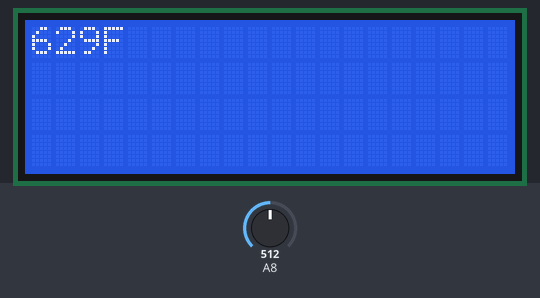
This sketch was run on a simulated Arduino Mega 2560, built with avr-gcc and run on an emulated ATmega2560. Parts: 20×4 character LCD. The test bench sets the inputs (shaded band); at power-on: A8 = 512. What the sketch prints to the serial monitor is not drawn.

Above: at 1.2 s.
1.3 s: A8 set to 716
At 5.6 s:
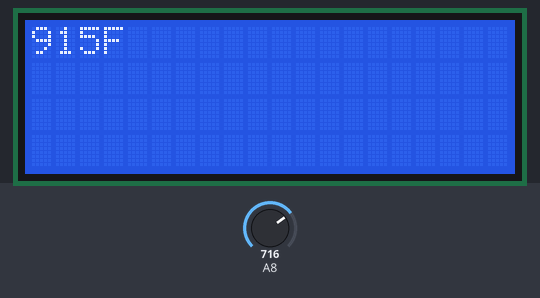
7.3 s: A8 set to 900
At 10.9 s:
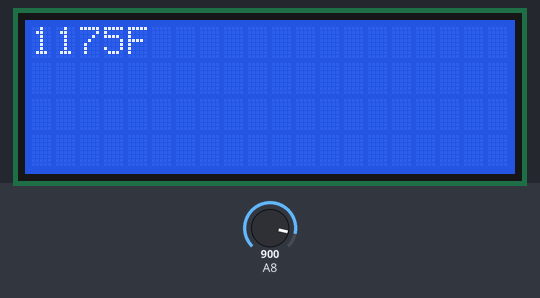
13.3 s: A8 set to 1023
At 16.2 s:
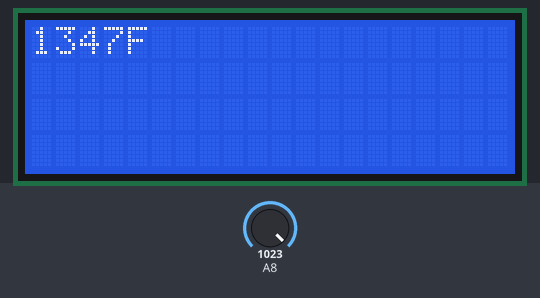
Timing chart, 0 to 17.7 s (numbered marks = the images above; inputs shaded):
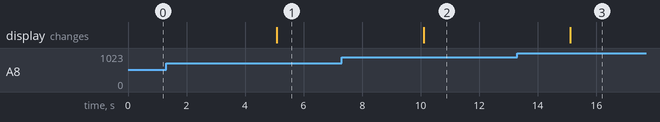

The sketch:

lcd.ino
```cpp
#include <Wire.h>
#include <LiquidCrystal_I2C.h>

#define BACKLIGHT_PIN     13

LiquidCrystal_I2C lcd(0x27, 20, 4);
String kids[] = { "Annie", "Emily", "Lucy", "Ben" };
void setup() {
  Serial.begin(9600);
  //pinMode(23, INPUT);

  //pinMode(8, OUTPUT);
  //pinMode(9, OUTPUT);
  //pinMode(10, OUTPUT);
  //pinMode(53, OUTPUT);
  //pinMode(52, OUTPUT);

  //digitalWrite(53, HIGH);
  //digitalWrite(52, HIGH);

  lcd.init();
  lcd.backlight();
  lcd.print("Hello world");
  /*
    for(int i = 0; i < 4; i++) {
    lcd.setCursor(0,i);
    lcd.print(kids[i]);
    }
  */
  //while(!Serial);
  Serial.println("did it");

}

int curKid = 0;
int curLine = 0;
void loop() {

   int reading = analogRead(24);

 // converting that reading to voltage, for 3.3v arduino use 3.3
 int voltage = reading * 5 / 1.024;
 //voltage /= 1024.0;
 Serial.print(voltage); Serial.println(" volts");
 int temperatureC = (voltage - 424)/ 6.25 ;  //converting from 10 mv per degree wit 500 mV offset
                                               //to degrees ((voltage - 500mV) times 100)
 Serial.print(temperatureC); Serial.println(" degrees C");

 // now convert to Fahrenheit
 int temperatureF = (temperatureC * 1.8) + 32;
 Serial.print(temperatureF); Serial.println(" degrees F");

  lcd.clear();
  lcd.print(temperatureF);
  lcd.print("F");
  //curLine++;
  //if (curLine > 3) curLine = 0;
  //lcd.setCursor(0, curLine);
  delay(5000);
  return;

  while (Serial.available() > 0) {
    //lcd.print("                    ");
    lcd.setCursor(0, curLine);
    String next = Serial.readStringUntil('\n');

    if (next == "red") {
      digitalWrite(8, HIGH);
      digitalWrite(9, LOW);
      digitalWrite(10, LOW);
    } else if (next == "yellow") {
      digitalWrite(9, HIGH);
      delay(1000);
      digitalWrite(9, LOW);
    } else if(next == "blue") {
      digitalWrite(8, LOW);
      digitalWrite(9, LOW);
      digitalWrite(10, HIGH);
    } else if (next == "off") {
      digitalWrite(8, LOW);
      digitalWrite(9, LOW);
      digitalWrite(10, LOW);
    } else if (next == "cls") {
      lcd.clear();
      lcd.setCursor(0, 0);
      curLine = 0;
    } else if(next == "switch") {
      digitalWrite(52, HIGH);
    } else if(next == "noswitch") {
      digitalWrite(52, LOW);
    } else {
      lcd.clear();
      lcd.print(next);
      //curLine++;
      //if (curLine > 3) curLine = 0;
      lcd.setCursor(0, curLine);
    }

  }
  /*
    lcd.clear();
    lcd.setCursor(0,0);

    lcd.print(kids[curKid]);
    lcd.setCursor(2,1);
    lcd.print("Pigs");
    lcd.setCursor(2,2);
    lcd.print("Living room");
    Serial.print("again");
    digitalWrite(8, LOW);
    digitalWrite(9, LOW);
    if(kids[curKid] == "Emily")
    digitalWrite(8, HIGH);
    else
    digitalWrite(9,HIGH);
    //lcd.scrollDisplayLeft();
    curKid++;
    if(curKid == 4)
    curKid = 0;
    delay(3000);
  */
  /*
    const String WORDS = "Hello beautiful";
    for(int i = 0; i< WORDS.length(); i++) {
    lcd.print(WORDS[i]);
    delay(500);
    }
  */
}
```

Measured:
- after the input at 1.3 s, the display: changes after 3.8 s (image 1)
- after the input at 7.3 s, the display: changes after 2.8 s (image 2)
- after the input at 13.3 s, the display: changes after 1.8 s (image 3)
